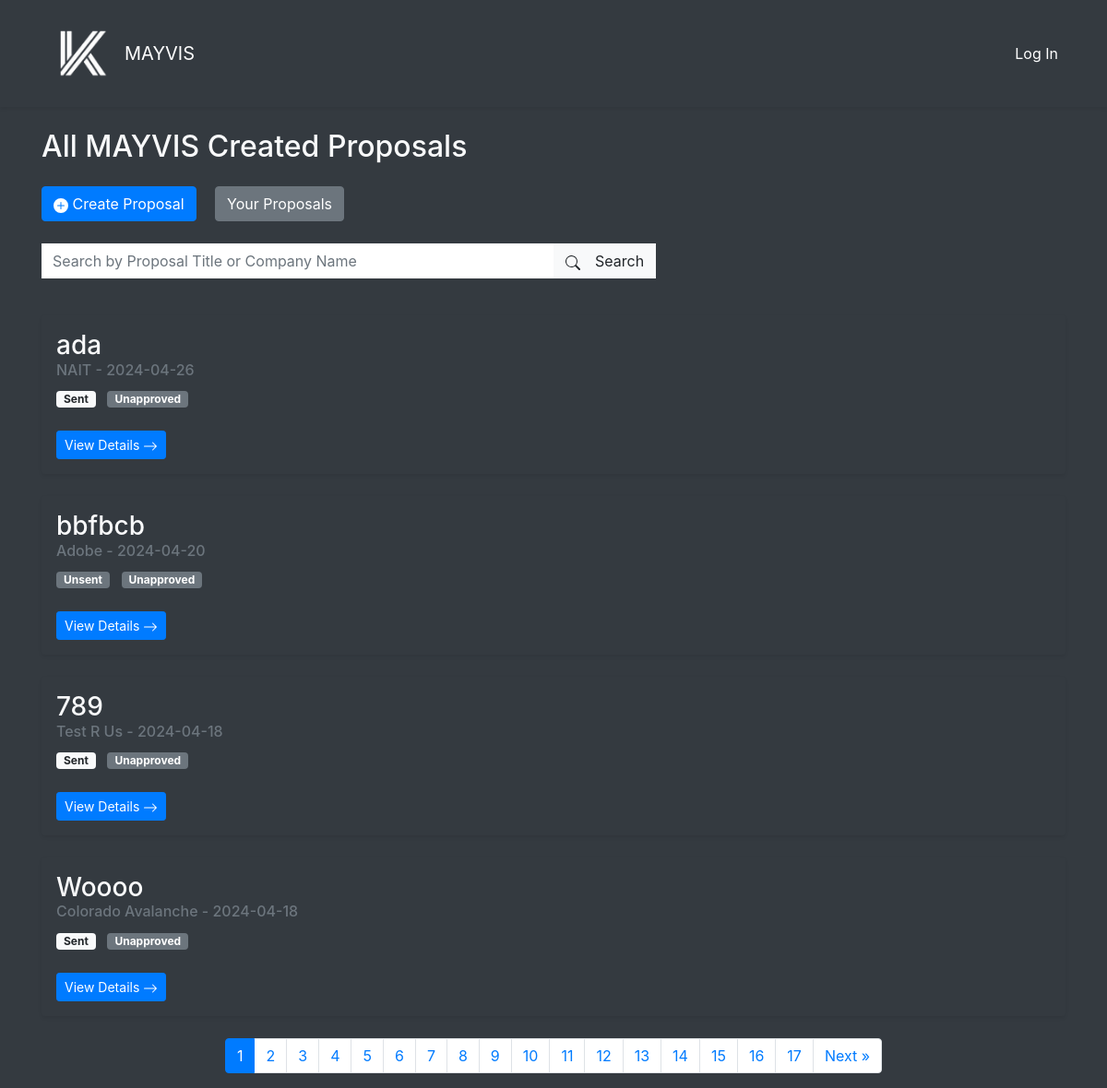
The app's page /proposals.php (signed in) with its own data.
### tables this page shows
CREATE TABLE `proposals` (
  `proposal_id` int(11) NOT NULL,
  `creation_date` date NOT NULL,
  `proposal_title` text NOT NULL,
  `proposal_letter` text NOT NULL,
  `employee_id` int(11) DEFAULT NULL,
  `client_id` int(11) DEFAULT NULL,
  `contact_id` int(11) DEFAULT NULL,
  `status` tinyint(1) DEFAULT 1,
  `approval_date` date DEFAULT NULL,
  `client_response` text DEFAULT NULL,
  `signature` text DEFAULT NULL,
  `value` decimal(12,2) DEFAULT NULL,
  `employee_creator` text DEFAULT NULL,
  `seen` tinyint(1) DEFAULT 0,
  `sent_status` int(2) NOT NULL DEFAULT 0,
  `second_sig` int(11) NOT NULL DEFAULT 0 COMMENT '0: no sig, 1: needs another, 3: has both'
);

CREATE TABLE `clients` (
  `client_id` int(11) NOT NULL,
  `client_name` text NOT NULL
);

### proposals.php (the view, shortened to what this page needs)
<?php
include('connect.php');
include 'includes/header-new.php';
$search = isset($_GET['search']) ? $_GET['search'] : '';
$page = isset($_GET['page']) ? $_GET['page'] : 1;
$proposals_per_page = 4;
$offset = ($page - 1) * $proposals_per_page;
$sql = "SELECT * FROM proposals";
$sql .= " ORDER BY creation_date DESC LIMIT $proposals_per_page OFFSET $offset";
$result = $conn->query($sql);
?>
    <div class="container">
        <div class="">
            <h2 class="my-4">All MAYVIS Created Proposals</h2>
            <div class="mb-4">
                <a href="proposal-creation.php" class="btn btn-primary mr-3"><span>
                <svg xmlns="http://www.w3.org/2000/svg" width="16" height="16" fill="currentColor" class="bi bi-plus-circle-fill" viewBox="0 0 16 16">
                <path d="M16 8A8 8 0 1 1 0 8a8 8 0 0 1 16 0M8.5 4.5a.5.5 0 0 0-1 0v3h-3a.5.5 0 0 0 0 1h3v3a.5.5 0 0 0 1 0v-3h3a.5.5 0 0 0 0-1h-3z"/>
                </svg>
                    </span>Create Proposal</a>
                <a href="your-proposals.php" class="btn btn-secondary">Your Proposals</a>
            </div>
        </div>
        <div class="flex">
            <?php
            if (isset($_SESSION['user_id'])) {
                echo "
                <form method='get' action='' class='row'>
                    <div class='form-group col-6 pr-0'>
                        <input type='text' name='search' class='form-control rounded-0 rounded-left border-0 rounded-left' placeholder='Search by Proposal Title or Company Name' value='$search'>
                    </div>
                    <div class='col flex pl-0'>
                        <button type='submit' class='btn btn-light rounded-0 rounded-right border-light'><span class=\"mr-3\"><svg xmlns=\"http://www.w3.org/2000/svg\" width=\"16\" height=\"16\" fill=\"currentColor\" class=\"bi bi-search\" viewBox=\"0 0 16 16\">
                        <path d=\"M11.742 10.344a6.5 6.5 0 1 0-1.397 1.398h-.001q.044.06.098.115l3.85 3.85a1 1 0 0 0 1.415-1.414l-3.85-3.85a1 1 0 0 0-.115-.1zM12 6.5a5.5 5.5 0 1 1-11 0 5.5 5.5 0 0 1 11 0\"/>
                      </svg></span>Search</button>
                    </div>
                </form>
                ";
                $output = "";
                $sent_message = array("0"=>"Unsent", "1"=>"Sent");
                $sent_badge = array("0"=>"badge-secondary", "1"=>"badge-light");
                $approval_message = array("0"=>"Denied", "1"=>"Unapproved", "2"=>"Approved");
                $approval_badge = array("0"=>"badge-danger", "1"=>"badge-secondary", "2"=>"badge-success");
                while ($row = $result->fetch_object()) {
                    $proposal_id = $row->proposal_id;
                    $client_id = $row->client_id;
                    $proposal_title = $row->proposal_title;
                    $creation_date = $row->creation_date;
                    $sent_status = $row->sent_status;
                    $approval_status = $row->status;
                    $get_client = "SELECT * FROM clients where client_id= " . $client_id;
                    $result2 = $conn->query($get_client);
                    if ($result2->num_rows > 0) {
                        $row = $result2->fetch_assoc();
                        $client_name = $row['client_name'];
                    }
                    $output .= "<div class=\"my-4 p-3 shadow-sm rounded\">";
                    $output .= "<h3 class=\"mb-0\">$proposal_title</h3>";
                    $output .= "<h6 class=\"text-muted\">$client_name - $creation_date</h6>";
                    $output .= "<p class=\"mb-4\">
                    <span class=\"badge $sent_badge[$sent_status] mr-2 px-2\">$sent_message[$sent_status]</span>
                    <span class=\"badge $approval_badge[$approval_status] mr-2 px-2\">$approval_message[$approval_status]</span>
                    </p>";
                    $output .= "<a href='proposal-details.php?proposal_id=$proposal_id' class='btn btn-primary btn-sm'>View Details
                    <span><svg xmlns=\"http://www.w3.org/2000/svg\" width=\"16\" height=\"16\" fill=\"currentColor\" class=\"bi bi-arrow-right\" viewBox=\"0 0 16 16\">
                    <path fill-rule=\"evenodd\" d=\"M1 8a.5.5 0 0 1 .5-.5h11.793l-3.147-3.146a.5.5 0 0 1 .708-.708l4 4a.5.5 0 0 1 0 .708l-4 4a.5.5 0 0 1-.708-.708L13.293 8.5H1.5A.5.5 0 0 1 1 8\"/>
                  </svg></span>
                    </a>";
                    $output .= "</div>";
                }
                echo $output;
                $total_pages_sql = "SELECT COUNT(*) AS total FROM proposals";
                $total_pages_result = $conn->query($total_pages_sql);
                $total_pages_row = $total_pages_result->fetch_assoc();
                $total_pages = ceil($total_pages_row['total'] / $proposals_per_page);
                echo "<nav aria-label='Page navigation'>";
                echo "<ul class='pagination justify-content-center'>";
                for ($i = 1; $i <= $total_pages; $i++) {
                    echo "<li class='page-item " . ($page == $i ? 'active' : '') . "'><a class='page-link' href='?page=$i&search=$search'>$i</a></li>";
                }
                if ($page < $total_pages) {
                    echo "<li class='page-item'><a class='page-link' href='?page=" . ($page + 1) . "&search=$search'>Next &raquo;</a></li>";
                }
                echo "</ul>";
                echo "</nav>";
            } else {
                echo "<h3>Please Sign in to view Proposals</h3>";
            }
            ?>
        </div>
    </div>
</body>
</html>

### records on screen
proposals: proposal_title "ada", client.client_name "NAIT", creation_date "2024-04-26", sent_status "Sent", status "Unapproved"
proposals: proposal_title "bbfbcb", client.client_name "Adobe", creation_date "2024-04-20", sent_status "Unsent", status "Unapproved"
proposals: proposal_title "789", client.client_name "Test R Us", creation_date "2024-04-18", sent_status "Sent", status "Unapproved"
proposals: proposal_title "Woooo", client.client_name "Colorado Avalanche", creation_date "2024-04-18", sent_status "Sent", status "Unapproved"
